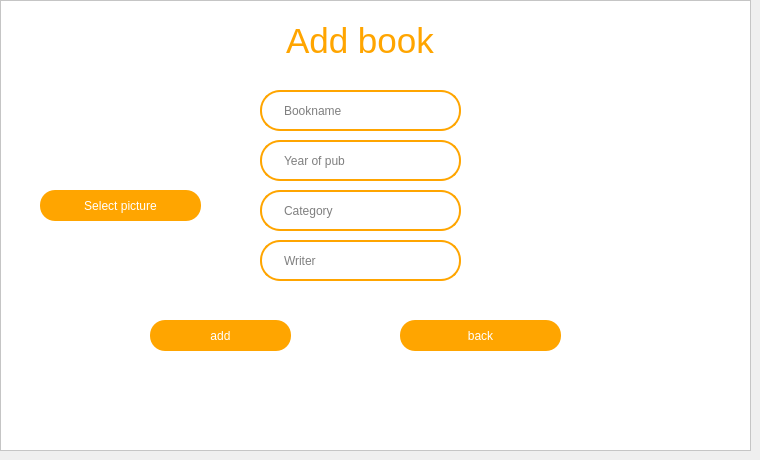
     <widget class="QWidget" name="page_7">
      <widget class="QFrame" name="frame_10">
       <property name="geometry">
        <rect>
         <x>0</x>
         <y>0</y>
         <width>751</width>
         <height>451</height>
        </rect>
       </property>
       <property name="styleSheet">
        <string notr="true">background: #fff;</string>
       </property>
       <property name="frameShape">
        <enum>QFrame::StyledPanel</enum>
       </property>
       <property name="frameShadow">
        <enum>QFrame::Raised</enum>
       </property>
       <widget class="QLabel" name="label_9">
        <property name="geometry">
         <rect>
          <x>240</x>
          <y>20</y>
          <width>251</width>
          <height>41</height>
         </rect>
        </property>
        <property name="font">
         <font>
          <pointsize>-1</pointsize>
         </font>
        </property>
        <property name="styleSheet">
         <string notr="true">text-align: center;
color: #ffa500;
margin: 0 auto;
font-size: 35px;
font-family: 'Droid Sans';</string>
        </property>
        <property name="text">
         <string>Add book</string>
        </property>
       </widget>
       <widget class="QLineEdit" name="bookwriter">
        <property name="geometry">
         <rect>
          <x>260</x>
          <y>240</y>
          <width>201</width>
          <height>41</height>
         </rect>
        </property>
        <property name="palette">
         <palette>
          <active>
           <colorrole role="WindowText">
            <brush brushstyle="SolidPattern">
             <color alpha="255">
              <red>0</red>
              <green>0</green>
              <blue>0</blue>
             </color>
            </brush>
           </colorrole>
           <colorrole role="Button">
            <brush brushstyle="SolidPattern">
             <color alpha="255">
              <red>255</red>
              <green>255</green>
              <blue>255</blue>
             </color>
            </brush>
           </colorrole>
           <colorrole role="Light">
            <brush brushstyle="SolidPattern">
             <color alpha="255">
              <red>255</red>
              <green>255</green>
              <blue>255</blue>
             </color>
            </brush>
           </colorrole>
           <colorrole role="Text">
            <brush brushstyle="SolidPattern">
             <color alpha="255">
              <red>0</red>
              <green>0</green>
              <blue>0</blue>
             </color>
            </brush>
           </colorrole>
           <colorrole role="ButtonText">
            <brush brushstyle="SolidPattern">
             <color alpha="255">
              <red>0</red>
              <green>0</green>
              <blue>0</blue>
             </color>
            </brush>
           </colorrole>
           <colorrole role="Base">
            <brush brushstyle="SolidPattern">
             <color alpha="255">
              <red>255</red>
              <green>255</green>
              <blue>255</blue>
             </color>
            </brush>
           </colorrole>
           <colorrole role="Window">
            <brush brushstyle="SolidPattern">
             <color alpha="255">
              <red>255</red>
              <green>255</green>
              <blue>255</blue>
             </color>
            </brush>
           </colorrole>
           <colorrole role="PlaceholderText">
            <brush brushstyle="SolidPattern">
             <color alpha="255">
              <red>0</red>
              <green>0</green>
              <blue>0</blue>
             </color>
            </brush>
           </colorrole>
          </active>
          <inactive>
           <colorrole role="WindowText">
            <brush brushstyle="SolidPattern">
             <color alpha="255">
              <red>0</red>
              <green>0</green>
              <blue>0</blue>
             </color>
            </brush>
           </colorrole>
           <colorrole role="Button">
            <brush brushstyle="SolidPattern">
             <color alpha="255">
              <red>255</red>
              <green>255</green>
              <blue>255</blue>
             </color>
            </brush>
           </colorrole>
           <colorrole role="Light">
            <brush brushstyle="SolidPattern">
             <color alpha="255">
              <red>255</red>
              <green>255</green>
              <blue>255</blue>
             </color>
            </brush>
           </colorrole>
           <colorrole role="Text">
            <brush brushstyle="SolidPattern">
             <color alpha="255">
              <red>0</red>
              <green>0</green>
              <blue>0</blue>
             </color>
            </brush>
           </colorrole>
           <colorrole role="ButtonText">
            <brush brushstyle="SolidPattern">
             <color alpha="255">
              <red>0</red>
              <green>0</green>
              <blue>0</blue>
             </color>
            </brush>
           </colorrole>
           <colorrole role="Base">
            <brush brushstyle="SolidPattern">
             <color alpha="255">
              <red>255</red>
              <green>255</green>
              <blue>255</blue>
             </color>
            </brush>
           </colorrole>
           <colorrole role="Window">
            <brush brushstyle="SolidPattern">
             <color alpha="255">
              <red>255</red>
              <green>255</green>
              <blue>255</blue>
             </color>
            </brush>
           </colorrole>
           <colorrole role="PlaceholderText">
            <brush brushstyle="SolidPattern">
             <color alpha="255">
              <red>0</red>
              <green>0</green>
              <blue>0</blue>
             </color>
            </brush>
           </colorrole>
          </inactive>
          <disabled>
           <colorrole role="WindowText">
            <brush brushstyle="SolidPattern">
             <color alpha="255">
              <red>0</red>
              <green>0</green>
              <blue>0</blue>
             </color>
            </brush>
           </colorrole>
           <colorrole role="Button">
            <brush brushstyle="SolidPattern">
             <color alpha="255">
              <red>255</red>
              <green>255</green>
              <blue>255</blue>
             </color>
            </brush>
           </colorrole>
           <colorrole role="Light">
            <brush brushstyle="SolidPattern">
             <color alpha="255">
              <red>255</red>
              <green>255</green>
              <blue>255</blue>
             </color>
            </brush>
           </colorrole>
           <colorrole role="Text">
            <brush brushstyle="SolidPattern">
             <color alpha="255">
              <red>0</red>
              <green>0</green>
              <blue>0</blue>
             </color>
            </brush>
           </colorrole>
           <colorrole role="ButtonText">
            <brush brushstyle="SolidPattern">
             <color alpha="255">
              <red>0</red>
              <green>0</green>
              <blue>0</blue>
             </color>
            </brush>
           </colorrole>
           <colorrole role="Base">
            <brush brushstyle="SolidPattern">
             <color alpha="255">
              <red>255</red>
              <green>255</green>
              <blue>255</blue>
             </color>
            </brush>
           </colorrole>
           <colorrole role="Window">
            <brush brushstyle="SolidPattern">
             <color alpha="255">
              <red>255</red>
              <green>255</green>
              <blue>255</blue>
             </color>
            </brush>
           </colorrole>
           <colorrole role="PlaceholderText">
            <brush brushstyle="SolidPattern">
             <color alpha="255">
              <red>0</red>
              <green>0</green>
              <blue>0</blue>
             </color>
            </brush>
           </colorrole>
          </disabled>
         </palette>
        </property>
        <property name="font">
         <font>
          <kerning>true</kerning>
         </font>
        </property>
        <property name="layoutDirection">
         <enum>Qt::LeftToRight</enum>
        </property>
        <property name="styleSheet">
         <string notr="true">padding-left: 20px;
padding-right: 20px;
border-radius: 20px;
background: #ffffff;
border: 2px solid #ffa500;
color: #000000;</string>
        </property>
        <property name="text">
         <string/>
        </property>
        <property name="frame">
         <bool>false</bool>
        </property>
        <property name="cursorPosition">
         <number>0</number>
        </property>
        <property name="placeholderText">
         <string>Writer</string>
        </property>
       </widget>
       <widget class="QPushButton" name="addbo">
        <property name="geometry">
         <rect>
          <x>150</x>
          <y>320</y>
          <width>141</width>
          <height>31</height>
         </rect>
        </property>
        <property name="styleSheet">
         <string notr="true">Padding: 1px;
Border-radius: 15px;
Background: #ffa500;
Color: #fff;</string>
        </property>
        <property name="text">
         <string>add</string>
        </property>
       </widget>
       <widget class="QLabel" name="alert">
        <property name="geometry">
         <rect>
          <x>40</x>
          <y>100</y>
          <width>161</width>
          <height>71</height>
         </rect>
        </property>
        <property name="styleSheet">
         <string notr="true">color: #fefefe;</string>
        </property>
        <property name="text">
         <string/>
        </property>
       </widget>
       <widget class="QLineEdit" name="bookname">
        <property name="geometry">
         <rect>
          <x>260</x>
          <y>90</y>
          <width>201</width>
          <height>41</height>
         </rect>
        </property>
        <property name="palette">
         <palette>
          <active>
           <colorrole role="WindowText">
            <brush brushstyle="SolidPattern">
             <color alpha="255">
              <red>0</red>
              <green>0</green>
              <blue>0</blue>
             </color>
            </brush>
           </colorrole>
           <colorrole role="Button">
            <brush brushstyle="SolidPattern">
             <color alpha="255">
              <red>255</red>
              <green>255</green>
              <blue>255</blue>
             </color>
            </brush>
           </colorrole>
           <colorrole role="Light">
            <brush brushstyle="SolidPattern">
             <color alpha="255">
              <red>255</red>
              <green>255</green>
              <blue>255</blue>
             </color>
            </brush>
           </colorrole>
           <colorrole role="Text">
            <brush brushstyle="SolidPattern">
             <color alpha="255">
              <red>0</red>
              <green>0</green>
              <blue>0</blue>
             </color>
            </brush>
           </colorrole>
           <colorrole role="ButtonText">
            <brush brushstyle="SolidPattern">
             <color alpha="255">
              <red>0</red>
              <green>0</green>
              <blue>0</blue>
             </color>
            </brush>
           </colorrole>
           <colorrole role="Base">
            <brush brushstyle="SolidPattern">
             <color alpha="255">
              <red>255</red>
              <green>255</green>
              <blue>255</blue>
             </color>
            </brush>
           </colorrole>
           <colorrole role="Window">
            <brush brushstyle="SolidPattern">
             <color alpha="255">
              <red>255</red>
              <green>255</green>
              <blue>255</blue>
             </color>
            </brush>
           </colorrole>
           <colorrole role="PlaceholderText">
            <brush brushstyle="SolidPattern">
             <color alpha="255">
              <red>0</red>
              <green>0</green>
              <blue>0</blue>
             </color>
            </brush>
           </colorrole>
          </active>
          <inactive>
           <colorrole role="WindowText">
            <brush brushstyle="SolidPattern">
             <color alpha="255">
              <red>0</red>
              <green>0</green>
              <blue>0</blue>
             </color>
            </brush>
           </colorrole>
           <colorrole role="Button">
            <brush brushstyle="SolidPattern">
             <color alpha="255">
              <red>255</red>
              <green>255</green>
              <blue>255</blue>
             </color>
            </brush>
           </colorrole>
           <colorrole role="Light">
            <brush brushstyle="SolidPattern">
             <color alpha="255">
              <red>255</red>
              <green>255</green>
              <blue>255</blue>
             </color>
            </brush>
           </colorrole>
           <colorrole role="Text">
            <brush brushstyle="SolidPattern">
             <color alpha="255">
              <red>0</red>
              <green>0</green>
              <blue>0</blue>
             </color>
            </brush>
           </colorrole>
           <colorrole role="ButtonText">
            <brush brushstyle="SolidPattern">
             <color alpha="255">
              <red>0</red>
              <green>0</green>
              <blue>0</blue>
             </color>
            </brush>
           </colorrole>
           <colorrole role="Base">
            <brush brushstyle="SolidPattern">
             <color alpha="255">
              <red>255</red>
              <green>255</green>
              <blue>255</blue>
             </color>
            </brush>
           </colorrole>
           <colorrole role="Window">
            <brush brushstyle="SolidPattern">
             <color alpha="255">
              <red>255</red>
              <green>255</green>
              <blue>255</blue>
             </color>
            </brush>
           </colorrole>
           <colorrole role="PlaceholderText">
            <brush brushstyle="SolidPattern">
             <color alpha="255">
              <red>0</red>
              <green>0</green>
              <blue>0</blue>
             </color>
            </brush>
           </colorrole>
          </inactive>
          <disabled>
           <colorrole role="WindowText">
            <brush brushstyle="SolidPattern">
             <color alpha="255">
              <red>0</red>
              <green>0</green>
              <blue>0</blue>
             </color>
            </brush>
           </colorrole>
           <colorrole role="Button">
            <brush brushstyle="SolidPattern">
             <color alpha="255">
              <red>255</red>
              <green>255</green>
              <blue>255</blue>
             </color>
            </brush>
           </colorrole>
           <colorrole role="Light">
            <brush brushstyle="SolidPattern">
             <color alpha="255">
              <red>255</red>
              <green>255</green>
              <blue>255</blue>
             </color>
            </brush>
           </colorrole>
           <colorrole role="Text">
            <brush brushstyle="SolidPattern">
             <color alpha="255">
              <red>0</red>
              <green>0</green>
              <blue>0</blue>
             </color>
            </brush>
           </colorrole>
           <colorrole role="ButtonText">
            <brush brushstyle="SolidPattern">
             <color alpha="255">
              <red>0</red>
              <green>0</green>
              <blue>0</blue>
             </color>
            </brush>
           </colorrole>
           <colorrole role="Base">
            <brush brushstyle="SolidPattern">
             <color alpha="255">
              <red>255</red>
              <green>255</green>
              <blue>255</blue>
             </color>
            </brush>
           </colorrole>
           <colorrole role="Window">
            <brush brushstyle="SolidPattern">
             <color alpha="255">
              <red>255</red>
              <green>255</green>
              <blue>255</blue>
             </color>
            </brush>
           </colorrole>
           <colorrole role="PlaceholderText">
            <brush brushstyle="SolidPattern">
             <color alpha="255">
              <red>0</red>
              <green>0</green>
              <blue>0</blue>
             </color>
            </brush>
           </colorrole>
          </disabled>
         </palette>
        </property>
        <property name="font">
         <font>
          <kerning>true</kerning>
         </font>
        </property>
        <property name="layoutDirection">
         <enum>Qt::LeftToRight</enum>
        </property>
        <property name="styleSheet">
         <string notr="true">padding-left: 20px;
padding-right: 20px;
border-radius: 20px;
background: #ffffff;
border: 2px solid #ffa500;
color: #000000;</string>
        </property>
        <property name="text">
         <string/>
        </property>
        <property name="frame">
         <bool>false</bool>
        </property>
        <property name="cursorPosition">
         <number>0</number>
        </property>
        <property name="placeholderText">
         <string>Bookname</string>
        </property>
       </widget>
       <widget class="QLineEdit" name="category">
        <property name="geometry">
         <rect>
          <x>260</x>
          <y>190</y>
          <width>201</width>
          <height>41</height>
         </rect>
        </property>
        <property name="palette">
         <palette>
          <active>
           <colorrole role="WindowText">
            <brush brushstyle="SolidPattern">
             <color alpha="255">
              <red>0</red>
              <green>0</green>
              <blue>0</blue>
             </color>
            </brush>
           </colorrole>
           <colorrole role="Button">
            <brush brushstyle="SolidPattern">
             <color alpha="255">
              <red>255</red>
              <green>255</green>
              <blue>255</blue>
             </color>
            </brush>
           </colorrole>
           <colorrole role="Light">
            <brush brushstyle="SolidPattern">
             <color alpha="255">
              <red>255</red>
              <green>255</green>
              <blue>255</blue>
             </color>
            </brush>
           </colorrole>
           <colorrole role="Text">
            <brush brushstyle="SolidPattern">
             <color alpha="255">
              <red>0</red>
              <green>0</green>
              <blue>0</blue>
             </color>
            </brush>
           </colorrole>
           <colorrole role="ButtonText">
            <brush brushstyle="SolidPattern">
             <color alpha="255">
              <red>0</red>
              <green>0</green>
              <blue>0</blue>
             </color>
            </brush>
           </colorrole>
           <colorrole role="Base">
            <brush brushstyle="SolidPattern">
             <color alpha="255">
              <red>255</red>
              <green>255</green>
              <blue>255</blue>
             </color>
            </brush>
           </colorrole>
           <colorrole role="Window">
            <brush brushstyle="SolidPattern">
             <color alpha="255">
              <red>255</red>
              <green>255</green>
              <blue>255</blue>
             </color>
            </brush>
           </colorrole>
           <colorrole role="PlaceholderText">
            <brush brushstyle="SolidPattern">
             <color alpha="255">
              <red>0</red>
              <green>0</green>
              <blue>0</blue>
             </color>
            </brush>
           </colorrole>
          </active>
          <inactive>
           <colorrole role="WindowText">
            <brush brushstyle="SolidPattern">
             <color alpha="255">
              <red>0</red>
              <green>0</green>
              <blue>0</blue>
             </color>
            </brush>
           </colorrole>
           <colorrole role="Button">
            <brush brushstyle="SolidPattern">
             <color alpha="255">
              <red>255</red>
              <green>255</green>
              <blue>255</blue>
             </color>
            </brush>
           </colorrole>
           <colorrole role="Light">
            <brush brushstyle="SolidPattern">
             <color alpha="255">
              <red>255</red>
              <green>255</green>
              <blue>255</blue>
             </color>
            </brush>
           </colorrole>
           <colorrole role="Text">
            <brush brushstyle="SolidPattern">
             <color alpha="255">
              <red>0</red>
              <green>0</green>
              <blue>0</blue>
             </color>
            </brush>
           </colorrole>
           <colorrole role="ButtonText">
            <brush brushstyle="SolidPattern">
             <color alpha="255">
              <red>0</red>
              <green>0</green>
              <blue>0</blue>
             </color>
            </brush>
           </colorrole>
           <colorrole role="Base">
            <brush brushstyle="SolidPattern">
             <color alpha="255">
              <red>255</red>
              <green>255</green>
              <blue>255</blue>
             </color>
            </brush>
           </colorrole>
           <colorrole role="Window">
            <brush brushstyle="SolidPattern">
             <color alpha="255">
              <red>255</red>
              <green>255</green>
              <blue>255</blue>
             </color>
            </brush>
           </colorrole>
           <colorrole role="PlaceholderText">
            <brush brushstyle="SolidPattern">
             <color alpha="255">
              <red>0</red>
              <green>0</green>
              <blue>0</blue>
             </color>
            </brush>
           </colorrole>
          </inactive>
          <disabled>
           <colorrole role="WindowText">
            <brush brushstyle="SolidPattern">
             <color alpha="255">
              <red>0</red>
              <green>0</green>
              <blue>0</blue>
             </color>
            </brush>
           </colorrole>
           <colorrole role="Button">
            <brush brushstyle="SolidPattern">
             <color alpha="255">
              <red>255</red>
              <green>255</green>
              <blue>255</blue>
             </color>
            </brush>
           </colorrole>
           <colorrole role="Light">
            <brush brushstyle="SolidPattern">
             <color alpha="255">
              <red>255</red>
              <green>255</green>
              <blue>255</blue>
             </color>
            </brush>
           </colorrole>
           <colorrole role="Text">
            <brush brushstyle="SolidPattern">
             <color alpha="255">
              <red>0</red>
              <green>0</green>
              <blue>0</blue>
             </color>
            </brush>
           </colorrole>
           <colorrole role="ButtonText">
            <brush brushstyle="SolidPattern">
             <color alpha="255">
              <red>0</red>
              <green>0</green>
              <blue>0</blue>
             </color>
            </brush>
           </colorrole>
           <colorrole role="Base">
            <brush brushstyle="SolidPattern">
             <color alpha="255">
              <red>255</red>
              <green>255</green>
              <blue>255</blue>
             </color>
            </brush>
           </colorrole>
           <colorrole role="Window">
            <brush brushstyle="SolidPattern">
             <color alpha="255">
              <red>255</red>
              <green>255</green>
              <blue>255</blue>
             </color>
            </brush>
           </colorrole>
           <colorrole role="PlaceholderText">
            <brush brushstyle="SolidPattern">
             <color alpha="255">
              <red>0</red>
              <green>0</green>
              <blue>0</blue>
             </color>
            </brush>
           </colorrole>
          </disabled>
         </palette>
        </property>
        <property name="font">
         <font>
          <kerning>true</kerning>
         </font>
        </property>
        <property name="layoutDirection">
         <enum>Qt::LeftToRight</enum>
        </property>
        <property name="styleSheet">
         <string notr="true">padding-left: 20px;
padding-right: 20px;
border-radius: 20px;
background: #ffffff;
border: 2px solid #ffa500;
color: #000000;</string>
        </property>
        <property name="inputMask">
         <string/>
        </property>
        <property name="text">
         <string/>
        </property>
        <property name="frame">
         <bool>false</bool>
        </property>
        <property name="cursorPosition">
         <number>0</number>
        </property>
        <property name="placeholderText">
         <string>Category</string>
        </property>
       </widget>
       <widget class="QLineEdit" name="Year_pub">
        <property name="geometry">
         <rect>
          <x>260</x>
          <y>140</y>
          <width>201</width>
          <height>41</height>
         </rect>
        </property>
        <property name="palette">
         <palette>
          <active>
           <colorrole role="WindowText">
            <brush brushstyle="SolidPattern">
             <color alpha="255">
              <red>0</red>
              <green>0</green>
              <blue>0</blue>
             </color>
            </brush>
           </colorrole>
           <colorrole role="Button">
            <brush brushstyle="SolidPattern">
             <color alpha="255">
              <red>255</red>
              <green>255</green>
              <blue>255</blue>
             </color>
            </brush>
           </colorrole>
           <colorrole role="Light">
            <brush brushstyle="SolidPattern">
             <color alpha="255">
              <red>255</red>
              <green>255</green>
              <blue>255</blue>
             </color>
            </brush>
           </colorrole>
           <colorrole role="Text">
            <brush brushstyle="SolidPattern">
             <color alpha="255">
              <red>0</red>
              <green>0</green>
              <blue>0</blue>
             </color>
            </brush>
           </colorrole>
           <colorrole role="ButtonText">
            <brush brushstyle="SolidPattern">
             <color alpha="255">
              <red>0</red>
              <green>0</green>
              <blue>0</blue>
             </color>
            </brush>
           </colorrole>
           <colorrole role="Base">
            <brush brushstyle="SolidPattern">
             <color alpha="255">
              <red>255</red>
              <green>255</green>
              <blue>255</blue>
             </color>
            </brush>
           </colorrole>
           <colorrole role="Window">
            <brush brushstyle="SolidPattern">
             <color alpha="255">
              <red>255</red>
              <green>255</green>
              <blue>255</blue>
             </color>
            </brush>
           </colorrole>
           <colorrole role="PlaceholderText">
            <brush brushstyle="SolidPattern">
             <color alpha="255">
              <red>0</red>
              <green>0</green>
              <blue>0</blue>
             </color>
            </brush>
           </colorrole>
          </active>
          <inactive>
           <colorrole role="WindowText">
            <brush brushstyle="SolidPattern">
             <color alpha="255">
              <red>0</red>
              <green>0</green>
              <blue>0</blue>
             </color>
            </brush>
           </colorrole>
           <colorrole role="Button">
            <brush brushstyle="SolidPattern">
             <color alpha="255">
              <red>255</red>
              <green>255</green>
              <blue>255</blue>
             </color>
            </brush>
           </colorrole>
           <colorrole role="Light">
            <brush brushstyle="SolidPattern">
             <color alpha="255">
              <red>255</red>
              <green>255</green>
              <blue>255</blue>
             </color>
            </brush>
           </colorrole>
           <colorrole role="Text">
            <brush brushstyle="SolidPattern">
             <color alpha="255">
              <red>0</red>
              <green>0</green>
              <blue>0</blue>
             </color>
            </brush>
           </colorrole>
           <colorrole role="ButtonText">
            <brush brushstyle="SolidPattern">
             <color alpha="255">
              <red>0</red>
              <green>0</green>
              <blue>0</blue>
             </color>
            </brush>
           </colorrole>
           <colorrole role="Base">
            <brush brushstyle="SolidPattern">
             <color alpha="255">
              <red>255</red>
              <green>255</green>
              <blue>255</blue>
             </color>
            </brush>
           </colorrole>
           <colorrole role="Window">
            <brush brushstyle="SolidPattern">
             <color alpha="255">
              <red>255</red>
              <green>255</green>
              <blue>255</blue>
             </color>
            </brush>
           </colorrole>
           <colorrole role="PlaceholderText">
            <brush brushstyle="SolidPattern">
             <color alpha="255">
              <red>0</red>
              <green>0</green>
              <blue>0</blue>
             </color>
            </brush>
           </colorrole>
          </inactive>
          <disabled>
           <colorrole role="WindowText">
            <brush brushstyle="SolidPattern">
             <color alpha="255">
              <red>0</red>
              <green>0</green>
              <blue>0</blue>
             </color>
            </brush>
           </colorrole>
           <colorrole role="Button">
            <brush brushstyle="SolidPattern">
             <color alpha="255">
              <red>255</red>
              <green>255</green>
              <blue>255</blue>
             </color>
            </brush>
           </colorrole>
           <colorrole role="Light">
            <brush brushstyle="SolidPattern">
             <color alpha="255">
              <red>255</red>
              <green>255</green>
              <blue>255</blue>
             </color>
            </brush>
           </colorrole>
           <colorrole role="Text">
            <brush brushstyle="SolidPattern">
             <color alpha="255">
              <red>0</red>
              <green>0</green>
              <blue>0</blue>
             </color>
            </brush>
           </colorrole>
           <colorrole role="ButtonText">
            <brush brushstyle="SolidPattern">
             <color alpha="255">
              <red>0</red>
              <green>0</green>
              <blue>0</blue>
             </color>
            </brush>
           </colorrole>
           <colorrole role="Base">
            <brush brushstyle="SolidPattern">
             <color alpha="255">
              <red>255</red>
              <green>255</green>
              <blue>255</blue>
             </color>
            </brush>
           </colorrole>
           <colorrole role="Window">
            <brush brushstyle="SolidPattern">
             <color alpha="255">
              <red>255</red>
              <green>255</green>
              <blue>255</blue>
             </color>
            </brush>
           </colorrole>
           <colorrole role="PlaceholderText">
            <brush brushstyle="SolidPattern">
             <color alpha="255">
              <red>0</red>
              <green>0</green>
              <blue>0</blue>
             </color>
            </brush>
           </colorrole>
          </disabled>
         </palette>
        </property>
        <property name="font">
         <font>
          <kerning>true</kerning>
         </font>
        </property>
        <property name="layoutDirection">
         <enum>Qt::LeftToRight</enum>
        </property>
        <property name="styleSheet">
         <string notr="true">padding-left: 20px;
padding-right: 20px;
border-radius: 20px;
background: #ffffff;
border: 2px solid #ffa500;
color: #000000;</string>
        </property>
        <property name="text">
         <string/>
        </property>
        <property name="frame">
         <bool>false</bool>
        </property>
        <property name="cursorPosition">
         <number>0</number>
        </property>
        <property name="placeholderText">
         <string>Year of pub</string>
        </property>
       </widget>
       <widget class="QPushButton" name="back">
        <property name="geometry">
         <rect>
          <x>400</x>
          <y>320</y>
          <width>161</width>
          <height>31</height>
         </rect>
        </property>
        <property name="styleSheet">
         <string notr="true">Padding: 1px;
Border-radius: 15px;
Background: #ffa500;
Color: #fff;</string>
        </property>
        <property name="text">
         <string>back</string>
        </property>
       </widget>
       <widget class="QLabel" name="bookimg">
        <property name="geometry">
         <rect>
          <x>60</x>
          <y>50</y>
          <width>131</width>
          <height>111</height>
         </rect>
        </property>
        <property name="styleSheet">
         <string notr="true"/>
        </property>
        <property name="text">
         <string>&lt;img src=&quot;:user.png&quot;height=&quot;128&quot; width=&quot;128&quot;  /&gt;</string>
        </property>
       </widget>
       <widget class="QPushButton" name="uplButton_3">
        <property name="geometry">
         <rect>
          <x>40</x>
          <y>190</y>
          <width>161</width>
          <height>31</height>
         </rect>
        </property>
        <property name="styleSheet">
         <string notr="true">Padding: 1px;
Border-radius: 15px;
Background: #ffa500;
Color: #fff;</string>
        </property>
        <property name="text">
         <string>Select picture</string>
        </property>
       </widget>
      </widget>
     </widget>
